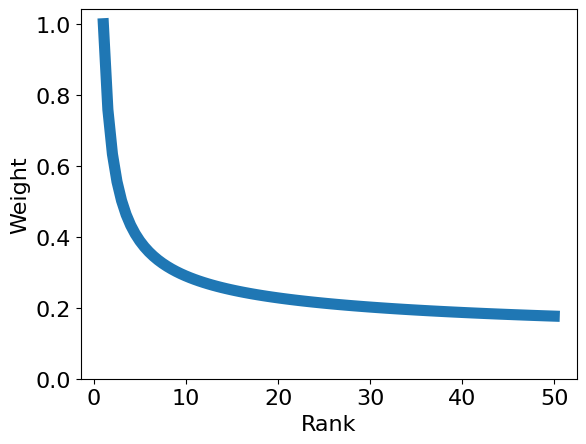

Source code (Python):
#!/usr/bin/env python

import matplotlib.pyplot as plt

import torch

plt.rcParams["font.size"] = 16
plt.figure()

m = torch.linspace(1, 50, 100)
y = 1 / torch.log2(1 + m)

plt.plot(m, y, linewidth=8)
plt.xlabel("Rank")
plt.ylabel("Weight")
plt.ylim(bottom=0)
plt.savefig(__file__.replace(".py", ".png"), bbox_inches="tight")
